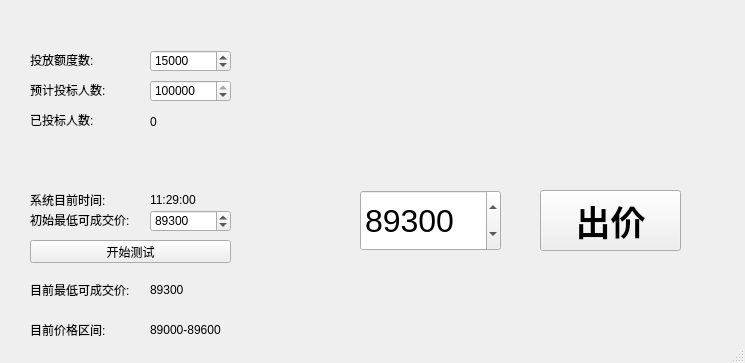
<?xml version="1.0" encoding="UTF-8"?>
<ui version="4.0">
 <class>MainWindow</class>
 <widget class="QMainWindow" name="MainWindow">
  <property name="geometry">
   <rect>
    <x>0</x>
    <y>0</y>
    <width>745</width>
    <height>363</height>
   </rect>
  </property>
  <property name="windowTitle">
   <string>MainWindow</string>
  </property>
  <widget class="QWidget" name="centralWidget">
   <widget class="QLabel" name="label">
    <property name="geometry">
     <rect>
      <x>30</x>
      <y>50</y>
      <width>101</width>
      <height>20</height>
     </rect>
    </property>
    <property name="text">
     <string>投放额度数:</string>
    </property>
   </widget>
   <widget class="QLabel" name="label_2">
    <property name="geometry">
     <rect>
      <x>30</x>
      <y>80</y>
      <width>101</width>
      <height>20</height>
     </rect>
    </property>
    <property name="text">
     <string>预计投标人数:</string>
    </property>
   </widget>
   <widget class="QSpinBox" name="WinnerNumSpinBox">
    <property name="geometry">
     <rect>
      <x>150</x>
      <y>50</y>
      <width>81</width>
      <height>22</height>
     </rect>
    </property>
    <property name="maximum">
     <number>99999</number>
    </property>
    <property name="value">
     <number>15000</number>
    </property>
   </widget>
   <widget class="QSpinBox" name="PlayerNumSpinBox">
    <property name="geometry">
     <rect>
      <x>150</x>
      <y>80</y>
      <width>81</width>
      <height>22</height>
     </rect>
    </property>
    <property name="maximum">
     <number>999999</number>
    </property>
    <property name="value">
     <number>150000</number>
    </property>
   </widget>
   <widget class="QLabel" name="label_3">
    <property name="geometry">
     <rect>
      <x>30</x>
      <y>110</y>
      <width>101</width>
      <height>20</height>
     </rect>
    </property>
    <property name="text">
     <string>已投标人数:</string>
    </property>
   </widget>
   <widget class="QLabel" name="AlreadyBidlabel">
    <property name="geometry">
     <rect>
      <x>150</x>
      <y>112</y>
      <width>54</width>
      <height>20</height>
     </rect>
    </property>
    <property name="text">
     <string>0</string>
    </property>
   </widget>
   <widget class="QLabel" name="label_4">
    <property name="geometry">
     <rect>
      <x>30</x>
      <y>190</y>
      <width>101</width>
      <height>20</height>
     </rect>
    </property>
    <property name="text">
     <string>系统目前时间:</string>
    </property>
   </widget>
   <widget class="QLabel" name="Timelabel">
    <property name="geometry">
     <rect>
      <x>150</x>
      <y>190</y>
      <width>54</width>
      <height>20</height>
     </rect>
    </property>
    <property name="text">
     <string>11:29:00</string>
    </property>
   </widget>
   <widget class="QLabel" name="label_5">
    <property name="geometry">
     <rect>
      <x>30</x>
      <y>210</y>
      <width>101</width>
      <height>20</height>
     </rect>
    </property>
    <property name="text">
     <string>初始最低可成交价:</string>
    </property>
   </widget>
   <widget class="QSpinBox" name="MidCostSpinBox">
    <property name="geometry">
     <rect>
      <x>150</x>
      <y>210</y>
      <width>81</width>
      <height>22</height>
     </rect>
    </property>
    <property name="maximum">
     <number>999999</number>
    </property>
    <property name="singleStep">
     <number>100</number>
    </property>
    <property name="value">
     <number>89300</number>
    </property>
   </widget>
   <widget class="QLabel" name="label_6">
    <property name="geometry">
     <rect>
      <x>30</x>
      <y>280</y>
      <width>101</width>
      <height>20</height>
     </rect>
    </property>
    <property name="text">
     <string>目前最低可成交价:</string>
    </property>
   </widget>
   <widget class="QLabel" name="MidCostlabel">
    <property name="geometry">
     <rect>
      <x>150</x>
      <y>280</y>
      <width>54</width>
      <height>20</height>
     </rect>
    </property>
    <property name="text">
     <string>89300</string>
    </property>
   </widget>
   <widget class="QLabel" name="label_7">
    <property name="geometry">
     <rect>
      <x>30</x>
      <y>320</y>
      <width>101</width>
      <height>20</height>
     </rect>
    </property>
    <property name="text">
     <string>目前价格区间:</string>
    </property>
   </widget>
   <widget class="QLabel" name="AllCostlabel">
    <property name="geometry">
     <rect>
      <x>150</x>
      <y>320</y>
      <width>91</width>
      <height>20</height>
     </rect>
    </property>
    <property name="text">
     <string>89000-89600</string>
    </property>
   </widget>
   <widget class="QPushButton" name="StartSimPushButton">
    <property name="geometry">
     <rect>
      <x>30</x>
      <y>240</y>
      <width>201</width>
      <height>23</height>
     </rect>
    </property>
    <property name="text">
     <string>开始测试</string>
    </property>
   </widget>
   <widget class="QSpinBox" name="PlayerCostSpinBox">
    <property name="geometry">
     <rect>
      <x>360</x>
      <y>190</y>
      <width>141</width>
      <height>61</height>
     </rect>
    </property>
    <property name="font">
     <font>
      <family>Arial</family>
      <pointsize>24</pointsize>
      <weight>50</weight>
      <bold>false</bold>
     </font>
    </property>
    <property name="maximum">
     <number>999999</number>
    </property>
    <property name="singleStep">
     <number>100</number>
    </property>
    <property name="value">
     <number>89300</number>
    </property>
   </widget>
   <widget class="QPushButton" name="pushButton">
    <property name="geometry">
     <rect>
      <x>540</x>
      <y>190</y>
      <width>141</width>
      <height>61</height>
     </rect>
    </property>
    <property name="font">
     <font>
      <family>Aharoni</family>
      <pointsize>26</pointsize>
      <weight>75</weight>
      <bold>true</bold>
     </font>
    </property>
    <property name="text">
     <string>出价</string>
    </property>
   </widget>
   <widget class="QLabel" name="successLabel">
    <property name="geometry">
     <rect>
      <x>530</x>
      <y>270</y>
      <width>191</width>
      <height>21</height>
     </rect>
    </property>
    <property name="text">
     <string/>
    </property>
   </widget>
  </widget>
  <widget class="QStatusBar" name="statusBar"/>
 </widget>
 <layoutdefault spacing="6" margin="11"/>
 <resources/>
 <connections/>
</ui>
